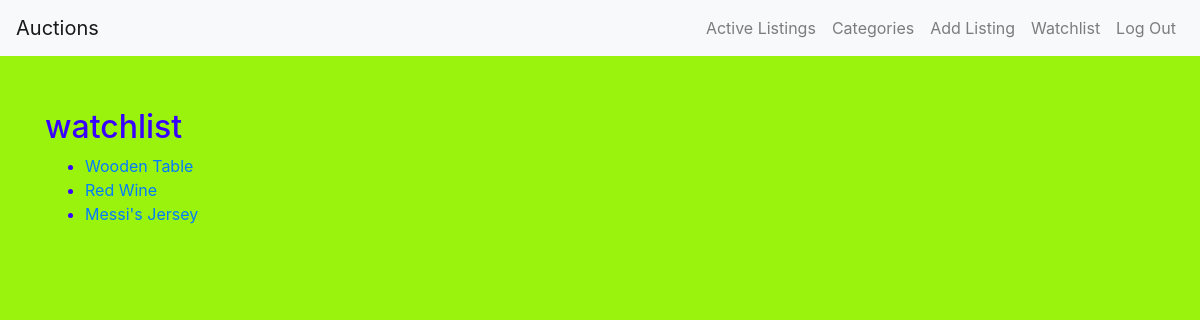
Page /watchlist (signed in) on the committed database.
### auctions/models.py (models this page shows, shortened)
class Listing(models.Model):
    title = models.CharField(max_length=30)
    description = models.TextField(max_length=300)
    imageUrl = models.TextField(max_length=200, null=True)
    isActive = models.BooleanField(default=True)
    createdDate = models.DateField(default=now)
    startPrice = models.FloatField()
    currentPrice = models.FloatField(blank=True, null=True)
    category = models.ForeignKey(Category, on_delete=models.CASCADE, related_name="related_listings")
    creator = models.ForeignKey(User, on_delete=models.CASCADE, related_name="listings")
    watchers = models.ManyToManyField(User, blank=True, related_name="watched_listings")
    buyer = models.ForeignKey(User, on_delete=PROTECT, blank=True, null=True)

### auctions/views.py (the view)
# urls.py: path("watchlist", views.watchlist, name="watchlist"),
@login_required(login_url="login")
def watchlist(request):
    user = request.user
    watchlist = user.watched_listings.all()
    return render(request, "auctions/watchlist.html", {
        "watchlist" : watchlist
    })

### auctions/templates/auctions/watchlist.html
{% extends "auctions/layout.html" %}
{% block body %}
<h2>watchlist</h2>
<ul>
{% for item in watchlist %}
<li><a href="{% url 'viewlisting' item.id %}">{{item.title}}</a></li>
{% empty %}
<h5>Empty watchlist add some items!</h5>
{% endfor %}
</ul>
{% endblock %}

### auctions/static/auctions/styles.css (style rules this page uses)
body { padding: 10px; background: rgb(154, 243, 12); color: rgb(55, 0, 255); }

### auctions/templates/auctions/layout.html (style rules this page uses)
body { padding-top: 60px; }

### rows in the picture
Listing: title "Wooden Table"
Listing: title "Red Wine"
Listing: title "Messi's Jersey"
